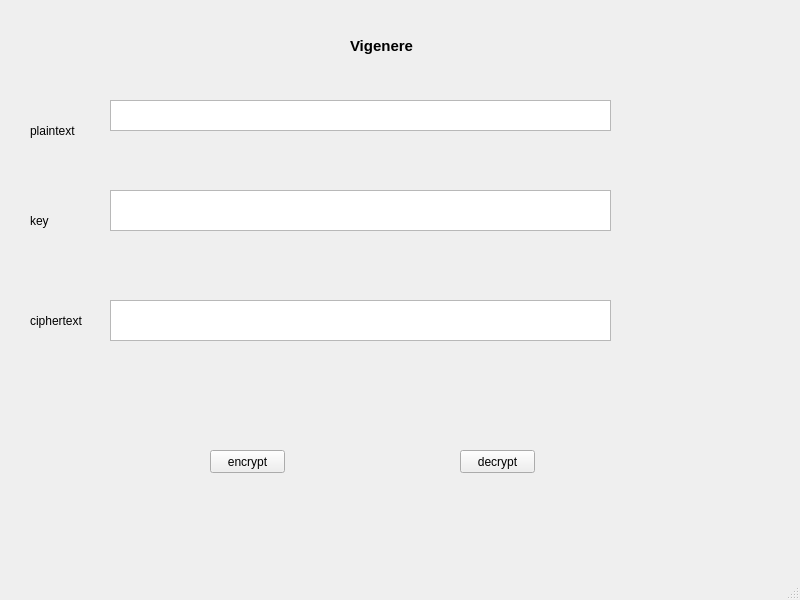
<?xml version="1.0" encoding="UTF-8"?>
<ui version="4.0">
 <class>MainWindow</class>
 <widget class="QMainWindow" name="MainWindow">
  <property name="geometry">
   <rect>
    <x>0</x>
    <y>0</y>
    <width>800</width>
    <height>600</height>
   </rect>
  </property>
  <property name="windowTitle">
   <string>MainWindow</string>
  </property>
  <widget class="QWidget" name="centralwidget">
   <widget class="QLabel" name="label">
    <property name="geometry">
     <rect>
      <x>350</x>
      <y>30</y>
      <width>71</width>
      <height>31</height>
     </rect>
    </property>
    <property name="font">
     <font>
      <pointsize>11</pointsize>
      <weight>75</weight>
      <bold>true</bold>
     </font>
    </property>
    <property name="text">
     <string>Vigenere</string>
    </property>
   </widget>
   <widget class="QLabel" name="label_2">
    <property name="geometry">
     <rect>
      <x>30</x>
      <y>120</y>
      <width>61</width>
      <height>21</height>
     </rect>
    </property>
    <property name="text">
     <string>plaintext</string>
    </property>
   </widget>
   <widget class="QLabel" name="label_3">
    <property name="geometry">
     <rect>
      <x>30</x>
      <y>210</y>
      <width>61</width>
      <height>21</height>
     </rect>
    </property>
    <property name="text">
     <string>key</string>
    </property>
   </widget>
   <widget class="QLabel" name="label_4">
    <property name="geometry">
     <rect>
      <x>30</x>
      <y>310</y>
      <width>61</width>
      <height>21</height>
     </rect>
    </property>
    <property name="text">
     <string>ciphertext</string>
    </property>
   </widget>
   <widget class="QPlainTextEdit" name="txt_plain_text">
    <property name="geometry">
     <rect>
      <x>110</x>
      <y>100</y>
      <width>501</width>
      <height>31</height>
     </rect>
    </property>
   </widget>
   <widget class="QPlainTextEdit" name="txt_key">
    <property name="geometry">
     <rect>
      <x>110</x>
      <y>190</y>
      <width>501</width>
      <height>41</height>
     </rect>
    </property>
   </widget>
   <widget class="QPlainTextEdit" name="txt_cipher_text">
    <property name="geometry">
     <rect>
      <x>110</x>
      <y>300</y>
      <width>501</width>
      <height>41</height>
     </rect>
    </property>
   </widget>
   <widget class="QPushButton" name="btn_encrypt">
    <property name="geometry">
     <rect>
      <x>210</x>
      <y>450</y>
      <width>75</width>
      <height>23</height>
     </rect>
    </property>
    <property name="text">
     <string>encrypt</string>
    </property>
   </widget>
   <widget class="QPushButton" name="btn_decrypt">
    <property name="geometry">
     <rect>
      <x>460</x>
      <y>450</y>
      <width>75</width>
      <height>23</height>
     </rect>
    </property>
    <property name="text">
     <string>decrypt</string>
    </property>
   </widget>
  </widget>
  <widget class="QMenuBar" name="menubar">
   <property name="geometry">
    <rect>
     <x>0</x>
     <y>0</y>
     <width>800</width>
     <height>21</height>
    </rect>
   </property>
  </widget>
  <widget class="QStatusBar" name="statusbar"/>
 </widget>
 <resources/>
 <connections/>
</ui>
